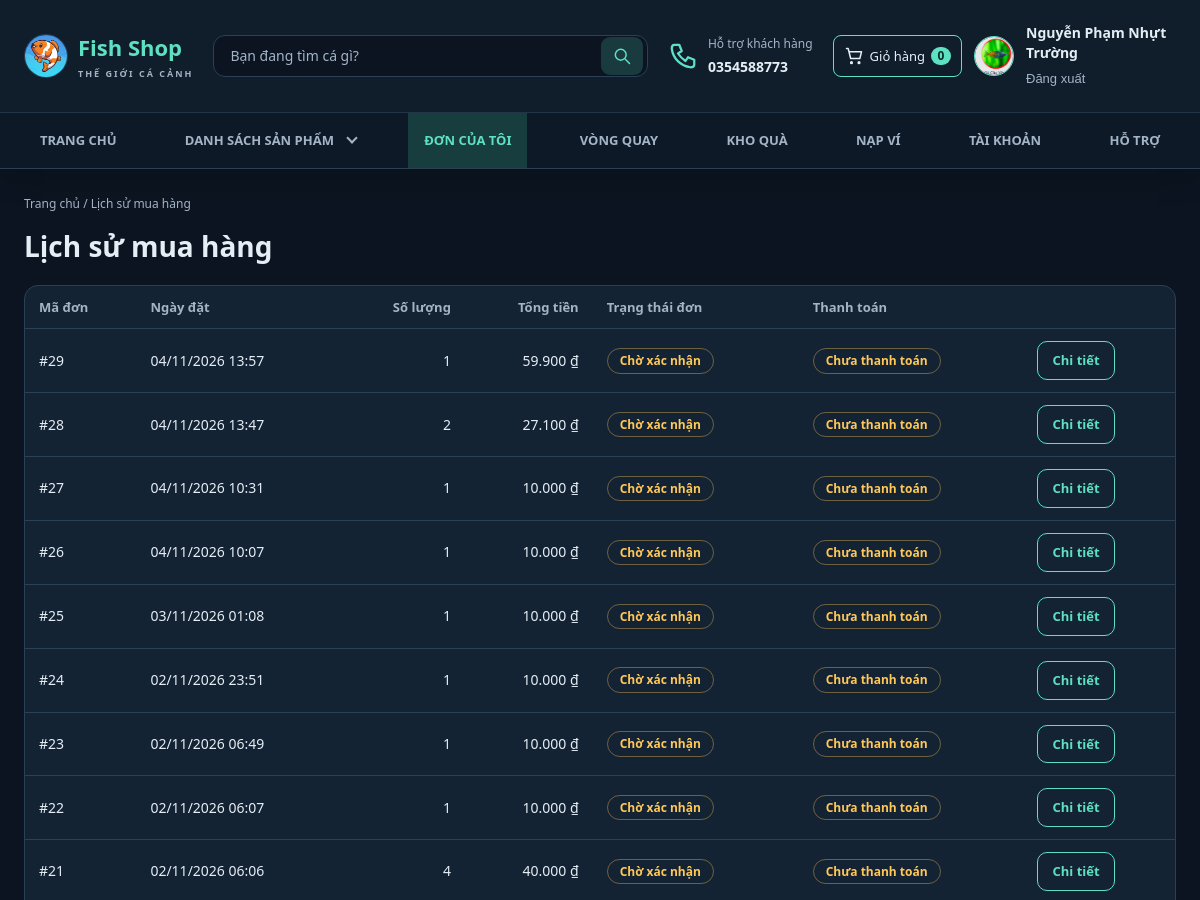
The page /purchase_history.php (signed in, upper part) on the database as committed earlier.
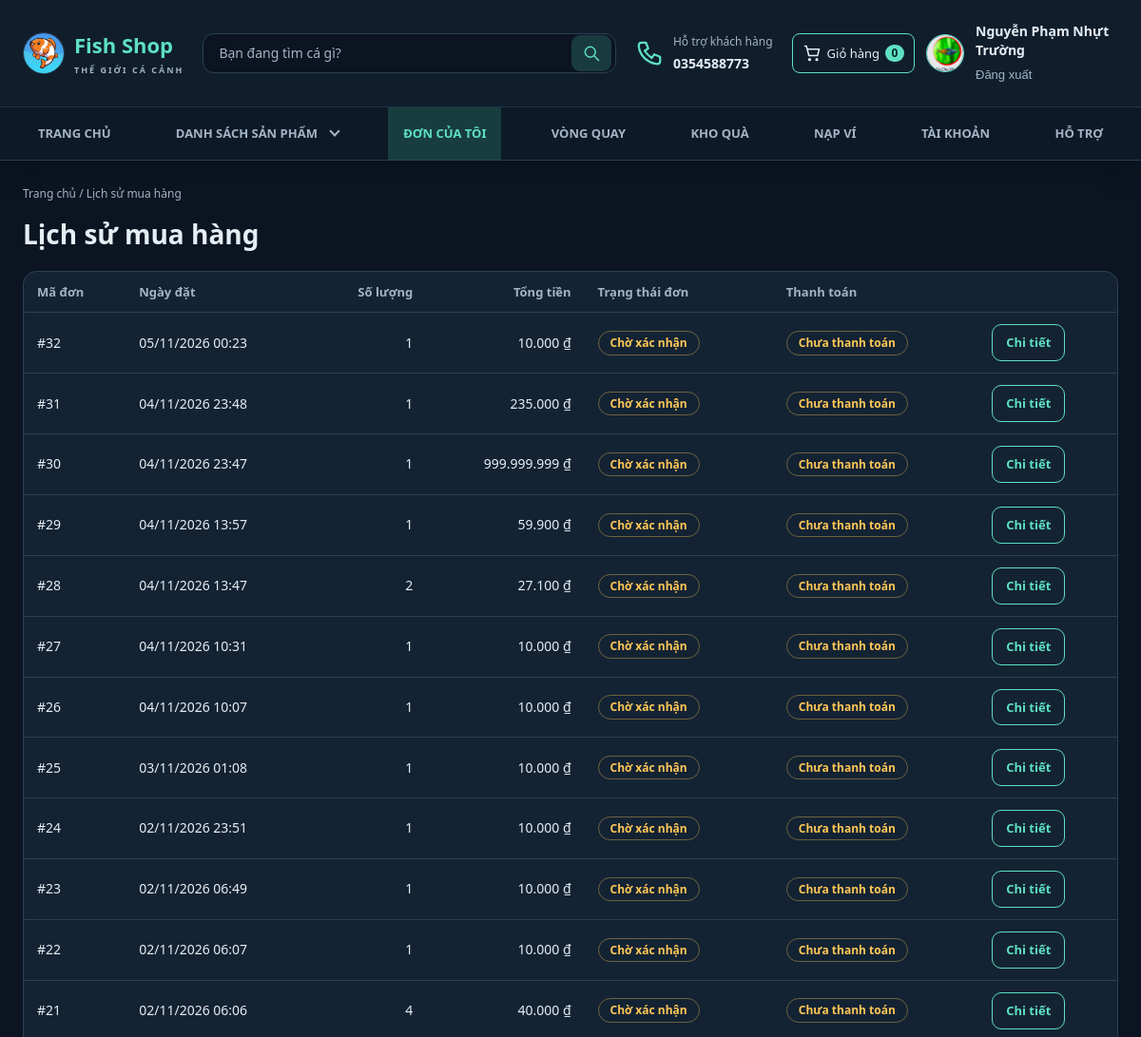
The same page on the database as committed later.
### tables this page shows
CREATE TABLE `orders` (
  `id` int(10) UNSIGNED NOT NULL,
  `user_id` int(10) UNSIGNED NOT NULL,
  `total` decimal(14,0) NOT NULL,
  `shipping_address` varchar(255) NOT NULL,
  `phone` varchar(20) NOT NULL,
  `created_at` timestamp NOT NULL DEFAULT current_timestamp(),
  `status` enum('pending','confirmed','shipping','completed','cancelled') NOT NULL DEFAULT 'pending',
  `payment_status` enum('unpaid','pending_verification','paid','rejected') NOT NULL DEFAULT 'unpaid',
  `payment_method` enum('cash','bank_transfer','payos') NOT NULL DEFAULT 'bank_transfer',
  `payos_payment_link_id` varchar(80) DEFAULT NULL,
  `payos_checkout_url` varchar(500) DEFAULT NULL,
  `payos_paid_at` datetime DEFAULT NULL,
  `shipping_latitude` decimal(10,7) DEFAULT NULL,
  `shipping_longitude` decimal(10,7) DEFAULT NULL,
  `subtotal` decimal(12,0) DEFAULT NULL,
  `discount_amount` decimal(12,0) NOT NULL DEFAULT 0,
  `voucher_code` varchar(32) DEFAULT NULL
);

### config/database.php (called while the page is built, shortened)
<?php
function db(): PDO
{
    static $pdo = null;
    if ($pdo === null) {
        try {
            $pdo = new PDO(
                'mysql:host=' . DB_HOST . ';dbname=' . DB_NAME . ';charset=utf8mb4',
                DB_USER,
                DB_PASS,
                [
                    PDO::ATTR_ERRMODE => PDO::ERRMODE_EXCEPTION,
                    PDO::ATTR_DEFAULT_FETCH_MODE => PDO::FETCH_ASSOC,
                    PDO::ATTR_EMULATE_PREPARES => false,
                ]
            );
        } catch (PDOException $e) {
            http_response_code(500);
            exit('Không kết nối được MySQL. Hãy bật MySQL trong XAMPP, nhập file database/WebBanCa.sql và kiểm tra config/database.php.');
        }
    }
    return $pdo;
}

### includes/functions.php (called while the page is built, shortened)
<?php
function e($s): string { return htmlspecialchars((string)$s, ENT_QUOTES, 'UTF-8'); }
function money($v): string { return number_format((float)$v, 0, ',', '.') . ' ₫'; }
function url(string $path = ''): string {
    $path = ltrim($path, '/');
    return BASE_URL . $path;
}

### purchase_history.php (the view, shortened to what the changed rows need)
<?php
$user = requireLogin();
$uid = (int)$user['id'];
$detailId = (int)($_GET['id'] ?? 0);
$order = null; $items = [];
if ($detailId > 0) {
    $st = db()->prepare('SELECT * FROM orders WHERE id = ? AND user_id = ?');
    $st->execute([$detailId, $uid]);
    $order = $st->fetch();
    if (!$order) { flash('error', 'Không tìm thấy đơn hàng.'); redirect('purchase_history.php'); }
    $st = db()->prepare('SELECT oi.quantity, oi.price, p.id AS pid, p.name, p.image FROM order_items oi JOIN products p ON p.id = oi.product_id WHERE oi.order_id = ? ORDER BY oi.id');
    $st->execute([$detailId]);
    $items = $st->fetchAll();
} else {
    $st = db()->prepare('SELECT o.*, (SELECT COALESCE(SUM(quantity),0) FROM order_items WHERE order_id = o.id) AS qty FROM orders o WHERE o.user_id = ? ORDER BY o.id DESC');
    $st->execute([$uid]);
    $orders = $st->fetchAll();
}
include __DIR__ . '/includes/header.php';
?>
<?php if ($order): ?>
  <p class="crumb"><a href="<?= url('index.php') ?>">Trang chủ</a> / <a href="<?= url('purchase_history.php') ?>">Lịch sử mua hàng</a> / Đơn #<?= (int)$order['id'] ?></p>
  <h1 style="font-size:28px;margin-bottom:18px">Đơn hàng #<?= (int)$order['id'] ?></h1>
  <div class="cart">
    <section class="card">
      <h2>Sản phẩm đã mua</h2>
      <?php foreach ($items as $it): ?>
        <div class="row">
          <div class="im"><img src="<?= e(file_url($it['image'])) ?>" alt="<?= e($it['name']) ?>"></div>
          <div><b><?= e($it['name']) ?></b><div class="rt"><?= money($it['price']) ?> × <?= (int)$it['quantity'] ?> <span class="mute">(giá tại thời điểm mua)</span></div></div>
          <div class="line-price"><?= money((float)$it['price'] * (int)$it['quantity']) ?></div>
        </div>
      <?php endforeach; ?>
    </section>
    <aside class="order-summary">
      <h2>Thông tin đơn</h2>
      <div class="sum"><span>Ngày đặt</span><span><?= e(date('d/m/Y H:i', strtotime($order['created_at']))) ?></span></div>
      <div class="sum"><span>Trạng thái đơn</span><span class="tag <?= e($order['status']) ?>"><?= e(ORDER_STATUS[$order['status']]) ?></span></div>
      <div class="sum"><span>Thanh toán</span><span id="order-payment-status" class="tag <?= e($order['payment_status']) ?>"><?= e(PAYMENT_STATUS[$order['payment_status']]) ?></span></div>
      <div class="sum"><span>Điện thoại</span><span><?= e($order['phone']) ?></span></div>
      <div class="sum"><span>Giao đến</span><span style="text-align:right;white-space:normal"><?= e($order['shipping_address']) ?></span></div>
      <?php if ($deliveryUrl = shipping_location_url($order)): ?>
      <p style="margin:10px 0"><a class="btn ghost sm" href="<?= e($deliveryUrl) ?>" target="_blank" rel="noopener noreferrer">Xem điểm giao hàng</a></p>
      <?php endif; ?>
      <?php $totalsOrder = $order; include __DIR__ . '/includes/order_totals.php'; ?>
      <div class="sum t"><span>Tổng tiền</span><span><?= money($order['total']) ?></span></div>
      <?php if ($order['status'] !== 'cancelled' && $order['payment_status'] !== 'paid'): ?>
        <?php $orderPaymentMethod = $order['payment_method'] ?? 'bank_transfer'; ?>
        <a id="order-payment-action" class="btn block" href="<?= url('payment.php?id=' . (int)$order['id']) ?>"><?= e(match ($orderPaymentMethod) {
            'cash' => 'Xem thông tin thanh toán',
            'payos' => 'Chuyển khoản ngân hàng',
            default => 'Thanh toán / xem mã QR ngân hàng',
        }) ?></a>
      <?php endif; ?>
      <a class="btn ghost block" style="margin-top:10px" href="<?= url('purchase_history.php') ?>">Quay lại danh sách</a>
    </aside>
  </div>
<?php else: ?>
  <h1 style="font-size:28px;margin-bottom:20px">Lịch sử mua hàng</h1>
  <?php if (!$orders): ?>
    <div class="empty"><h2>Bạn chưa có đơn hàng nào</h2><p>Đơn hàng sau khi đặt sẽ xuất hiện tại đây.</p><a class="btn" href="<?= url('index.php') ?>">Mua cá ngay</a></div>
  <?php else: ?>
    <div class="table-wrap"><table>
      <thead><tr><th>Mã đơn</th><th>Ngày đặt</th><th class="num">Số lượng</th><th class="num">Tổng tiền</th><th>Trạng thái đơn</th><th>Thanh toán</th><th></th></tr></thead>
      <tbody>
      <?php foreach ($orders as $o): ?>
        <tr>
          <td>#<?= (int)$o['id'] ?></td>
          <td><?= e(date('d/m/Y H:i', strtotime($o['created_at']))) ?></td>
          <td class="num"><?= (int)$o['qty'] ?></td>
          <td class="num"><?= money($o['total']) ?></td>
          <td><span class="tag <?= e($o['status']) ?>"><?= e(ORDER_STATUS[$o['status']]) ?></span></td>
          <td><span class="tag <?= e($o['payment_status']) ?>"><?= e(PAYMENT_STATUS[$o['payment_status']]) ?></span></td>
          <td><a class="btn ghost sm" href="<?= url('purchase_history.php?id=' . (int)$o['id']) ?>">Chi tiết</a></td>
        </tr>
      <?php endforeach; ?>
      </tbody>
    </table></div>
  <?php endif; ?>
<?php endif; ?>
<?php include __DIR__ . '/includes/footer.php'; ?>

Rows that differ between the two databases and show on the page:
added orders: id "32", created_at "05/11/2026 00:23", qty "1", total "10.000 ₫", status "Chờ xác nhận", payment_status "Chưa thanh toán"
added orders: id "31", created_at "04/11/2026 23:48", qty "1", total "235.000 ₫", status "Chờ xác nhận", payment_status "Chưa thanh toán"
added orders: id "30", created_at "04/11/2026 23:47", qty "1", total "999.999.999 ₫", status "Chờ xác nhận", payment_status "Chưa thanh toán"
